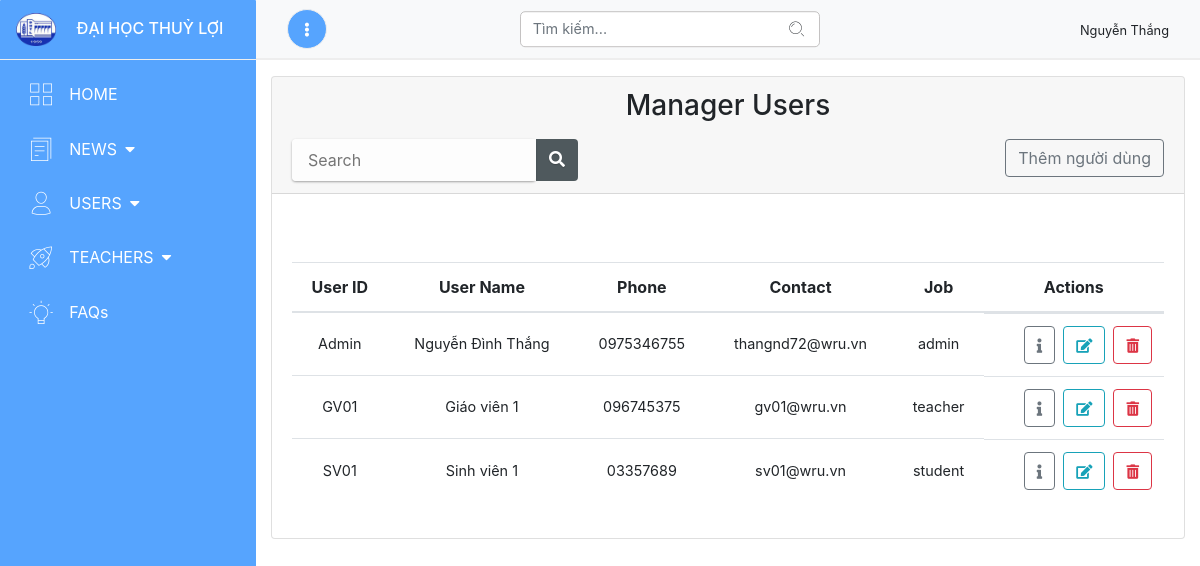
/dashboard.php?category=manageUser (signed in), run on an earlier commit of the app's database.
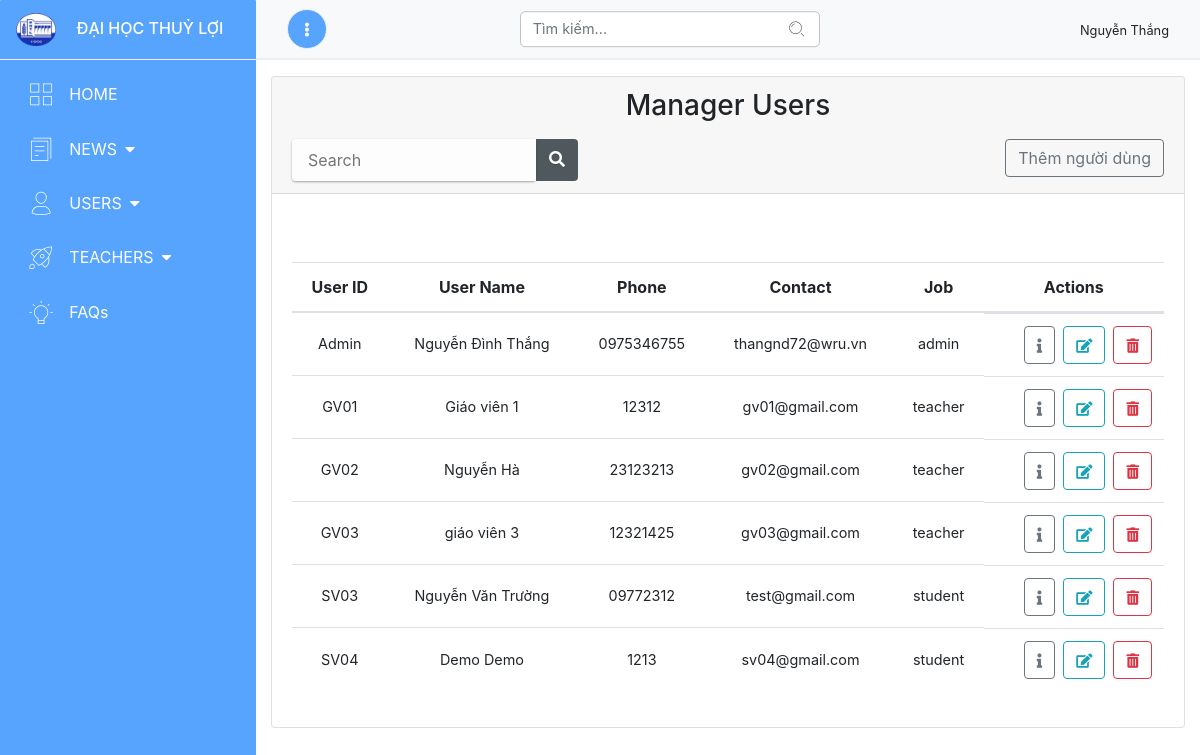
And on a later commit of the database.
### tables this page shows
CREATE TABLE `Account` (
  `accID` tinyint(1) UNSIGNED NOT NULL,
  `userID` char(11) DEFAULT NULL,
  `firstName` varchar(30) NOT NULL,
  `lastName` varchar(30) NOT NULL,
  `email` varchar(50) NOT NULL,
  `password` varchar(100) NOT NULL,
  `level` tinyint(1) DEFAULT '3',
  `created` datetime DEFAULT CURRENT_TIMESTAMP
);

CREATE TABLE `Users` (
  `userID` char(11) NOT NULL,
  `userName` varchar(30) DEFAULT NULL,
  `phone` char(11) DEFAULT NULL,
  `contact` varchar(50) DEFAULT NULL,
  `job` varchar(30) DEFAULT NULL
);

### admin/manageUser.php (the view, shortened to what this page needs)
<div class="user-management col-12 mt-3">
    <div class="card">
        <div class="card-header">
            <h3 class="text-center">Manager Users</h3>
            <div class="status-bar mt-3 d-flex">
                <form>
                    <input type="text" class="textbox" placeholder="Search" />
                </form>
                <button title="Tìm kiếm" type="submit" class="button"><i class="fas fa-search"></i></button>
                <a class="text-decoration-none ml-auto" href="dashboard.php?category=newAccount"><input type="button" class="btn btn-outline-secondary" value="Thêm người dùng" /></a>
            </div>
        </div>
        <div class="card-body">
            <div class="list-users mt-5 table-responsive">
                <table class="table table-hover text-center" id="showUser">
                    <thead>
                        <tr>
                            <th scope="col">User ID</th>
                            <th scope="col">User Name</th>
                            <th scope="col">Phone</th>
                            <th scope="col">Contact</th>
                            <th scope="col">Job</th>
                            <th scope="col">Actions</th>
                        </tr>
                    </thead>
                    <tbody>
                    <?php
                        $sql = "SELECT * FROM Users ORDER BY userID ASC LIMIT 15";
                        $users = mysqli_query($conn, $sql);
                        while($rowUser = mysqli_fetch_array($users)) {
                    ?>
                        <tr>
                            <td><?= $rowUser['userID']; ?></td>
                            <td><?= $rowUser['userName']; ?></td>
                            <td><?= $rowUser['phone']; ?></td>
                            <td><?= $rowUser['contact']; ?></td>
                            <td><?= $rowUser['job']; ?></td>
                            <td class="d-flex justify-content-end">
                                <button type="button" class="btn btn-outline-secondary mr-2"><i class="fas fa-info"></i></button>
                                <button type="button" class="btn btn-outline-info mr-2" data-toggle="modal" data-target="#editUser" data-user="<?=$rowUser['userID'];?>" id="editUserBtn" ><i class="fas fa-edit"></i></button>
                                <button type="button" class="btn btn-outline-danger" data-toggle="modal" data-target="#confirm-delete" data-user="<?=$rowUser['userID'];?>" id ="deleteUserBtn"><i class="fas fa-trash-alt"></i></button>
                            </td>
                        </tr>
                        <?php } ?>
                    </tbody>
                </table>
            </div>
        </div>
    </div>
</div>

### dashboard.php (shortened to what this page needs)
<!Doctype html>
<html lang="en">
<head>
    <link rel="stylesheet" href="https://stackpath.bootstrapcdn.com/bootstrap/4.3.1/css/bootstrap.min.css">
    <link rel="stylesheet" href="https://use.fontawesome.com/releases/v5.1.1/css/all.css">
    <link rel="stylesheet" type="text/css" href="admin/style.css">
    <link rel="stylesheet" type="text/css" href="admin/assets/css/style.css">
</head>
<body>
    <?php if (isset($_SESSION['idUser'])) {
        require('mysqli_connect.php');
        $accID = $_SESSION['idUser'];
        $sql = "SELECT * FROM Account WHERE accID = $accID ";
        $user = mysqli_query($conn, $sql);
        $row = mysqli_fetch_array($user);
    }
    ?>
    <div class="wrapper">
        <div class='sidebar'>
            <div class="sidebar-wrapper">
                <div class="logo">
                    <img class="img-logo" src="admin/assets/img/wru.png" alt="Logo" />
                    <a class="link-tlu" href="index.php" alt="Trang chủ">Đại học thuỷ lợi</a>
                </div>
                <ul class="nav">
                    <li class="nav-item">
                        <a class="nav-link" href="index.php">
                            <i class="nc-icon nc-grid-45"></i>
                            <span class="nav-item-title">HOME</span>
                        </a>
                    </li>
                    <li class="nav-item">
                        <a class="nav-link" data-toggle="collapse" href="#component1">
                            <i class="nc-icon nc-single-copy-04"></i>
                            <span class="nav-item-title">NEWS<i class="fas fa-caret-down"></i></span>
                        </a>
                    </li>
                    <li class="nav-item">
                        <a class="nav-link" data-toggle="collapse" href="#component2">
                            <i class="nc-icon nc-single-02"></i>
                            <span class="nav-item-title">USERS<i class="fas fa-caret-down"></i></span>
                        </a>
                    </li>
                    <li class="nav-item">
                        <a class="nav-link" data-toggle="collapse" href="#component3">
                            <i class="nc-icon nc-spaceship"></i>
                            <span class="nav-item-title">TEACHERS<i class="fas fa-caret-down"></i></span>
                        </a>
                    </li>
                    <li class="nav-item">
                        <a class="nav-link" href="#">
                            <i class="nc-icon nc-bulb-63"></i>
                            <span class="nav-item-title">FAQs</span>
                        </a>
                    </li>
                </ul>
            </div>
        </div>
        <div class='main-content white-space'>
            <nav class="navbar navbar-expand-lg navbar-light bg-light">
                <div class="container-fluid">
                    <div class="navbar-wrapper">
                        <div class="sidebar-toggle">
                            <button id="btn-toggle" class="sidebar-toggle-btn">
                                <i class="fas fa-ellipsis-v"></i>
                            </button>
                        </div>
                        <div>
                            <div class="nav-search w25vw ">
                                <input type="text" class="form-control" placeholder="Tìm kiếm..." />
                                <i class="nc-icon nc-zoom-split"></i>
                            </div>
                            <div class="users-wrapper">
                                <div class="users-info">
                                    <span><?= $row['firstName'] . ' ' . $row['lastName']; ?></span>
                                </div>
                            </div>
                        </div>
                    </div>
                </div>
            </nav>
            <?php
            if (isset($_GET['category'])) {
                $category = $_GET['category'];
            } else {
                $category = '';
            }
            switch ($category) {
                case "manageUser":
                    include('admin/manageUser.php');
                    break;
            }
            ?>
        </div>
    </div>
</body>
</html>

### admin/style.css (style rules this page uses)
.wrapper { position: relative; top: 0; min-height: 100vh; overflow-x: hidden; }
.sidebar { position: fixed; width: 16em; height: 100%; background: #56A4FE; border-radius: 1px; float: left; transition: width 0.5s; white-space: nowrap; }
.logo { border-bottom: 1px solid #eee; padding: 0.8em 0; margin: 0; position: relative; z-index: 4; display: block; }
.img-logo { width: 2.5em; height: auto; margin-right: 1em; margin-left: 1em; }
a.link-tlu { color: #fff; text-transform: uppercase; font-weight: 500; text-decoration: none; transition: width 0.5s; }
.main-content .navbar { position: -webkit-sticky; position: sticky; top: 0; }
.nav { display: block; width: 100%; }
.sidebar .nav .nav-item .nav-link { margin: 0.8em 0.8em 0; color: #fff; position: relative; }
.sidebar .nav .nav-item .nav-link i { font-size: 1.5em; width: 1.5em; vertical-align: middle; }
.sidebar .nav .nav-item .nav-link span:last-child i { font-size: 1em; position: absolute; right: -2em; top: 50%; transform: translateY(-50%); }
.sidebar .nav .nav-item .nav-link span { font-size: 1em; font-weight: 400; vertical-align: middle; position: relative; }
.nav-link span { text-overflow: ellipsis; }
.main-content { min-height: 100vh; position: relative; float: right; width: calc(100% - 16em); transition: width 0.5s; }
.nav-search { position: absolute; display: inline-block; left: 40%; top: 50%; transform: translate(-40%, -50%); }
.nav-search input { display: inline-block; border-radius: 5px; font-size: 0.9em; border: 1px solid #c4c2c2; }
.nav-search i { position: absolute; right: 5%; top: 50%; transform: translateY(-50%); }
.w25vw { width: 25vw!important; }
.navbar { height: 3.75em; max-height: 3.75em; border-bottom: 2px solid #eee; z-index: 999; }
.navbar-wrapper { display: inline-block; width: 100%; position: relative; }
.sidebar-toggle { float: left; vertical-align: middle; }
.sidebar-toggle-btn, .sb-toggle-btn-mini { background: #56A4FE; border-radius: 50%; border: 1px solid #eee; width: 2.5em; height: 2.5em; position: relative; }
.sidebar-toggle-btn i { color: #fff; font-size: 0.9em; }
.users-wrapper { float: right; margin-right: 0; width: 100%; }
.users-info { position: absolute; top: 50%; right: 0; transform: translateY(-50%); cursor: pointer; }
.users-info span { font-size: 0.8em; }
.status-bar form { outline: 0; margin-left: 0; -webkit-box-shadow: 0 1px 3px rgba(0, 0, 0, 0.12), 0 1px 2px rgba(0, 0, 0, 0.24); box-shadow: 0 1px 3px rgba(0, 0, 0, 0.12), 0 1px 2px rgba(0, 0, 0, 0.24); -webkit-border-radius: 4px; border-radius: 4px; }
.status-bar form > .textbox { outline: 0; height: 42px; width: 244px; line-height: 42px; padding: 0 16px; background-color: rgba(255, 255, 255, 0.8); color: #212121; border: 0; -webkit-border-radius: 4px 0 0 4px; border-radius: 4px 0 0 4px; }
.status-bar > .button { outline: 0; background: none; background-color: rgba(38, 50, 56, 0.8); height: 42px; width: 42px; text-align: center; line-height: 42px; border: 0; color: #FFF; font: normal normal normal 14px/1 FontAwesome; font-size: 16px; text-rendering: auto; text-shadow: 0 1px 1px rgba(0, 0, 0, 0.2); -webkit-transition: background-color .4s ease; transition: background-color .4s easse; -webkit-border-radius: 0 4px 4px 0; border-radius: 0 4px 4px 0; }
tbody tr *, .fz-09em { font-size: 0.9em; }
table td { vertical-align: middle!important; }

### admin/assets/css/style.css (style rules this page uses)
.nc-icon { display: inline-block; font: normal normal normal 14px/1 'nucleo-icons'; font-size: inherit; text-transform: none; -webkit-font-smoothing: antialiased; -moz-osx-font-smoothing: grayscale; }
.nc-bulb-63::before { content: "\ea14"; }
.nc-grid-45::before { content: "\ea32"; }
.nc-single-02::before { content: "\ea52"; }
.nc-single-copy-04::before { content: "\ea53"; }
.nc-spaceship::before { content: "\ea54"; }
.nc-zoom-split::before { content: "\ea64"; }

What changed in the data, as far as the page shows it:
removed users: userID "SV01", userName "Sinh viên 1", phone "03357689", contact "sv01@wru.vn", job "student"
changed users "GV01": phone "096745375" → "12312"; contact "gv01@wru.vn" → "gv01@gmail.com"
added users: userID "GV02", userName "Nguyễn Hà", phone "23123213", contact "gv02@gmail.com", job "teacher"
added users: userID "GV03", userName "giáo viên 3", phone "12321425", contact "gv03@gmail.com", job "teacher"
added users: userID "SV03", userName "Nguyễn Văn Trường", phone "09772312", contact "test@gmail.com", job "student"
added users: userID "SV04", userName "Demo Demo", phone "1213", contact "sv04@gmail.com", job "student"
